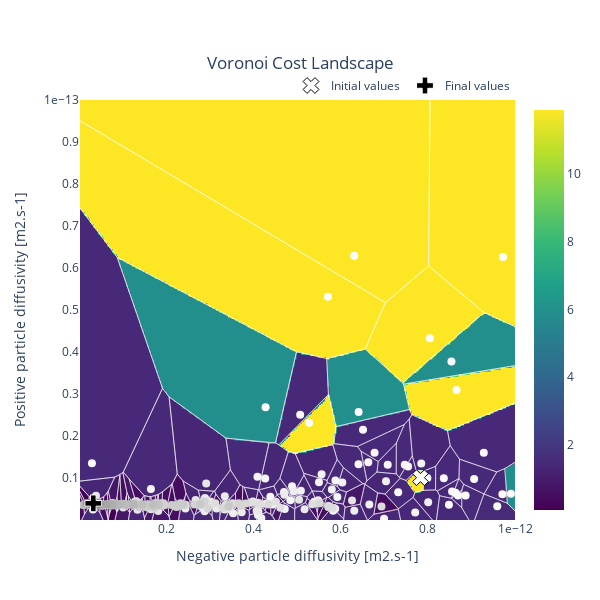

Notebook cell for this chart:
### Markdown cell above
Visualize cost landscape.

### Code cell
pybop.plot.surface(result)
